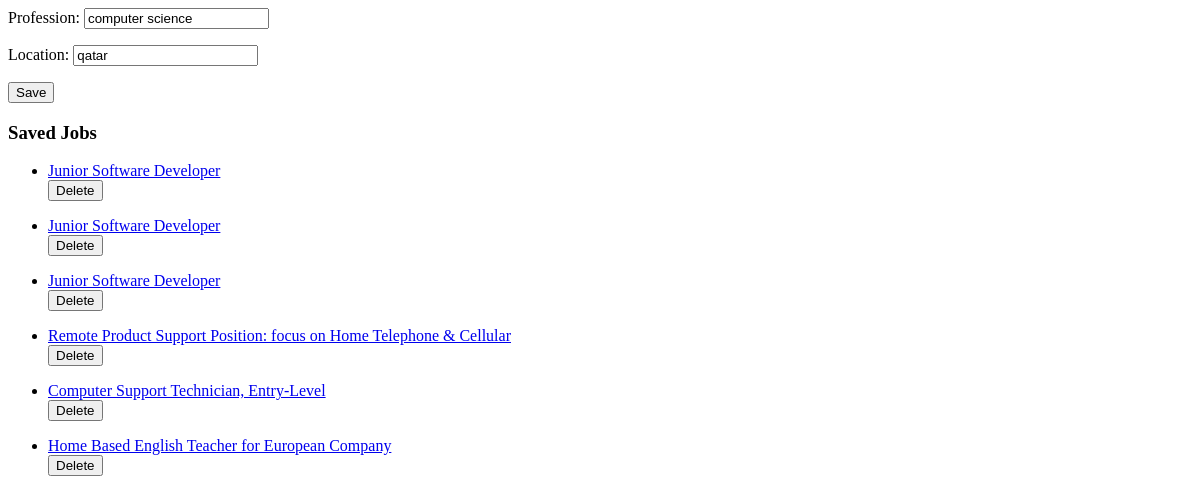
Page /user_profile/ (signed in) on the earlier database version.
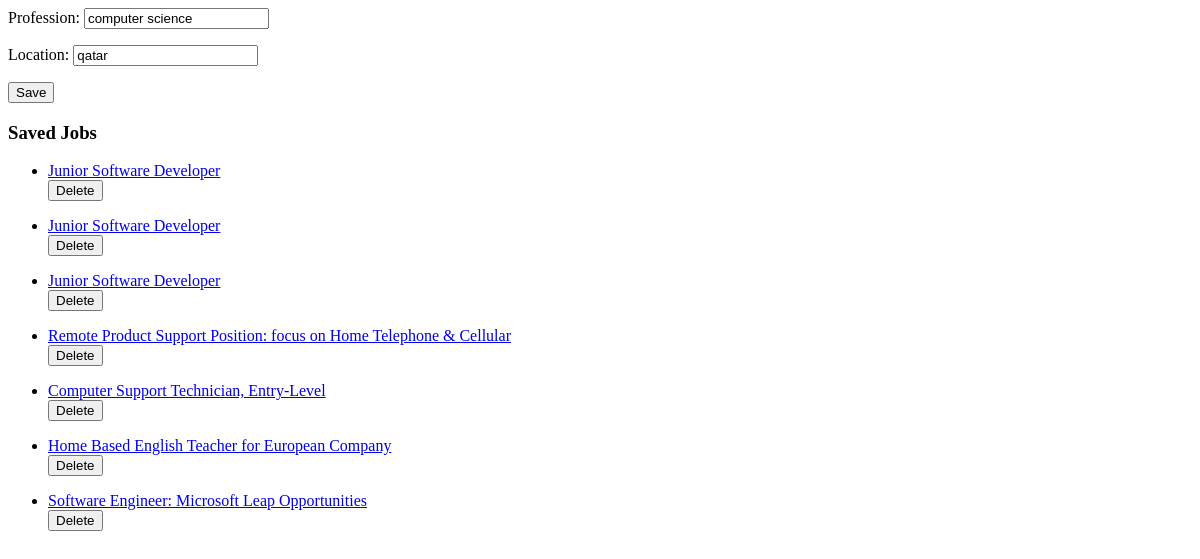
Same page on the later database version.
### user_profile/models.py (models this page shows, shortened)
class Profile(models.Model):
    user = models.OneToOneField(User, on_delete=models.CASCADE)
    profession = models.CharField(max_length=100)
    location = models.CharField(max_length=100)

class SavedJob(models.Model):
    user = models.ForeignKey(User, on_delete=models.CASCADE)
    title = models.CharField(max_length=255)
    link = models.URLField()

### user_profile/views.py (the view)
# urls.py: path('' ,views.profile_create, name='profile_create' ),
@login_required
def profile_create(request):
    try:
        profile = request.user.profile
        is_update = True
    except Profile.DoesNotExist:
        profile = None
        is_update = False
    if request.method == 'POST':
        form = ProfileForm(request.POST, instance=profile)
        if form.is_valid():
            profile = form.save(commit=False)
            profile.user = request.user
            profile.save()
        if 'delete_saved_job' in request.POST:
            job_id_to_delete = request.POST.get('delete_saved_job')
            saved_job_to_delete = get_object_or_404(SavedJob, id=job_id_to_delete)
            saved_job_to_delete.delete()
    else:
        form = ProfileForm(instance=profile)
    savedjobs = SavedJob.objects.all()
    return render(request, 'profile.html', {'form': form,'savedjobs': savedjobs, 'is_update': is_update})

### user_profile/forms.py
class ProfileForm(forms.ModelForm):
    class Meta:
        model = Profile
        fields = ['profession', 'location']

### templates/profile.html (shortened to what this page needs)
<form method="POST">
  {% csrf_token %} {{ form.as_p }}
  <button type="submit">Save</button>
</form>
<h3>Saved Jobs</h3>
<ul>
  {% for savedjob in savedjobs %}
  <li>
    <a href="{{ savedjob.link }}" target="_blank">{{ savedjob.title }}</a>
    <form method="post" action="{% url 'profile_create' %}">
      <button type="submit">Delete</button>
    </form>
  </li>
  {% endfor %}
</ul>

Differences in the rows shown:
added SavedJob: title "Software Engineer: Microsoft Leap Opportunities"
